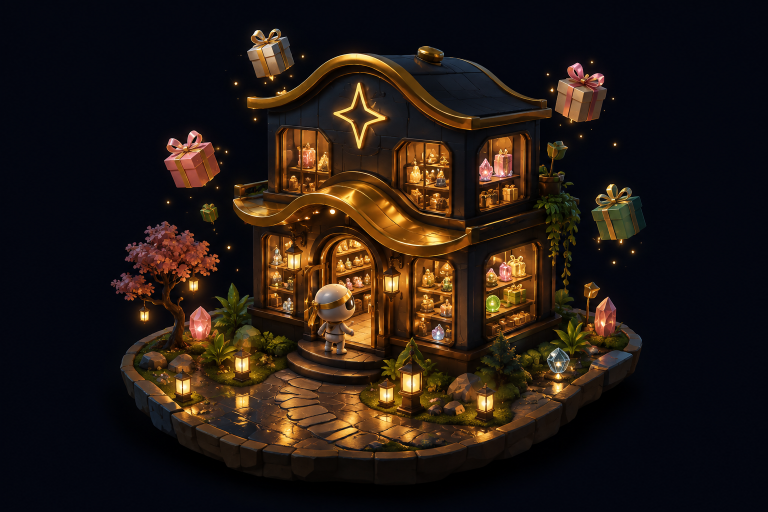
#> input picture younoya-web/assets-src/stills/still_threshold.png, 1536 x 1024 px (shown at 1/2 size)
$ python make_og.py
#> lines starting #> are read from the running program, lines starting #| are printed output that depends on the picture
#!/usr/bin/env python3
"""One-shot: crop the threshold still into a 1200x630 OG share image."""
from pathlib import Path
from PIL import Image

SRC = Path(__file__).parent.parent / "assets-src" / "stills" / "still_threshold.png"
DST = Path(__file__).parent.parent / "public" / "og.jpg"

im = Image.open(SRC).convert("RGB")
#> im is the input picture: PIL image 1536x1024 RGB; mean R, G, B 36.1, 25.4, 19
tw, th = 1200, 630
ratio = tw / th
w, h = im.size
#> w = 1536; h = 1024
if w / h > ratio:
    nw = int(h * ratio)
    x = (w - nw) // 2
    im = im.crop((x, 0, x + nw, h))
else:
    nh = int(w / ratio)
#> nh = 806
    y = (h - nh) // 2
#> y = 109
    im = im.crop((0, y, w, y + nh))
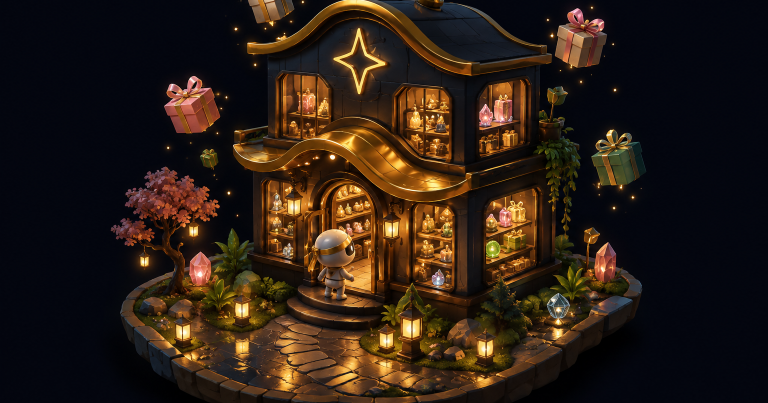
#> im: PIL image 1536x806 RGB (shown at 1/2 size); mean R, G, B 44.4, 30.5, 20.5
im = im.resize((tw, th), Image.LANCZOS)
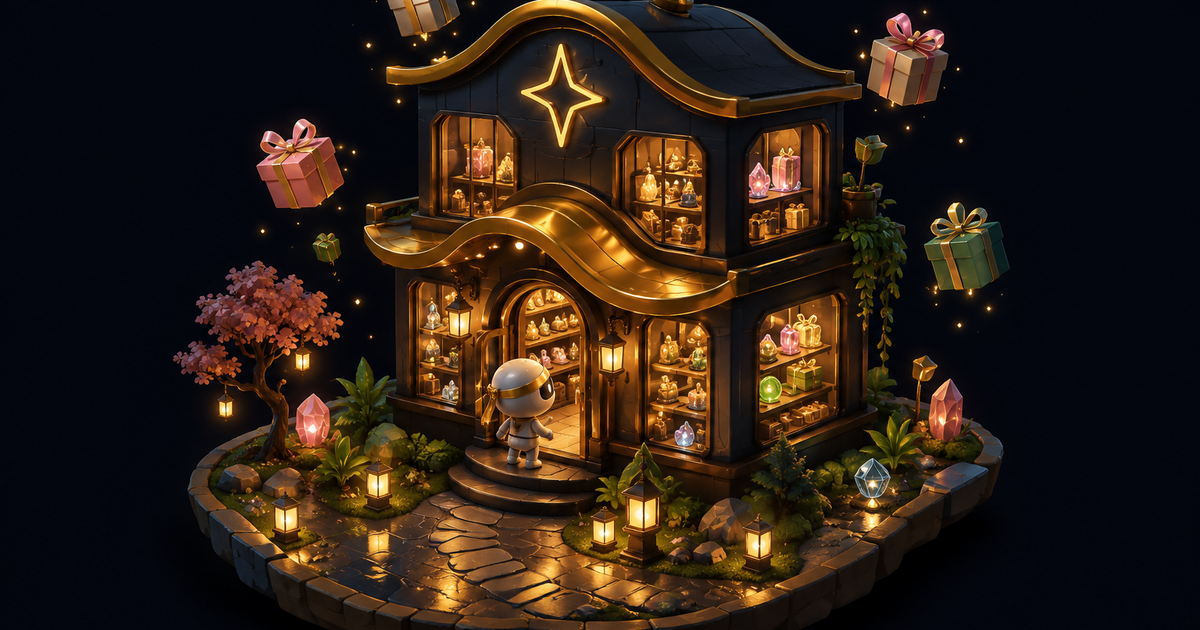
#> im: PIL image 1200x630 RGB; mean R, G, B 44.4, 30.5, 20.5
im.save(DST, "JPEG", quality=82, optimize=True, progressive=True)
#> (the run stopped early here; a loop or call above may not have finished)
